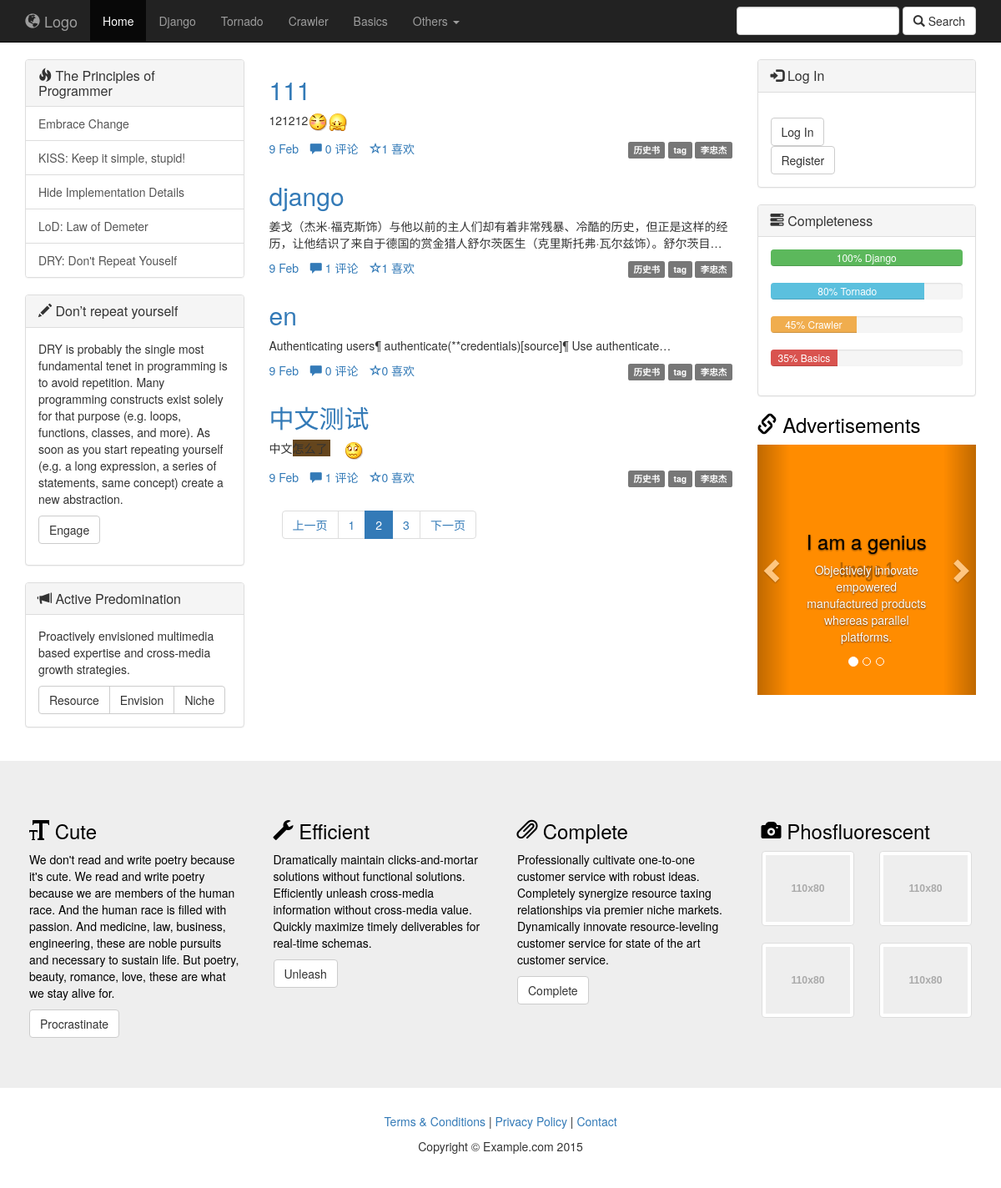
/cms/search/?page=2&&keyword=, run on the app's committed database.
### cms/models.py (models this page shows, shortened)
class Article(models.Model):
	column = models.ForeignKey('Column', blank=True, null=True, verbose_name='belong to')
	title = models.CharField(max_length=200)
	author = models.ForeignKey('Author')
	user = models.ManyToManyField('NewUser', blank=True)
	content = models.TextField('content')
	pub_date = models.DateTimeField(auto_now_add=True, editable=True)
	update_date = models.DateTimeField(auto_now=True, null=True)
	published = models.BooleanField('notdraft', default=True)
	poll_num = models.IntegerField(default=0)
	comment_num = models.IntegerField(default=0)
	keep_num = models.IntegerField(default=0)
	class Meta:
		verbose_name = 'article'
		verbose_name_plural = 'article'

class Column(models.Model):
	name = models.CharField('column_name', max_length=256)
	intro = models.TextField('introduction', default='')
	def __unicode__(self):
		return self.name
	class Meta:
		verbose_name = '分类'
		verbose_name_plural = 'columns'
		ordering = ['name']

class Author(models.Model):
	name = models.CharField(max_length=256)
	profile = models.CharField('profile', default='', max_length=256)
	password = models.CharField('password', max_length=256)
	register_date = models.DateTimeField(auto_now_add=True, editable=True)
	def __unicode__(self):
		return self.name

### cms/views.py (the view)
def search_article(request):
	keyword = request.GET.get('keyword', '')
	if keyword:
		article_list = models.Article.objects.get_queryset().order_by('-pub_date').filter(
			Q(title__contains=keyword) |
			Q(content__contains=keyword)
		)
	else:
		article_list = models.Article.objects.get_queryset().order_by('-pub_date')
	paginator = Paginator(article_list, 4)
	try:
		page = int(request.GET.get('page', 1))
		article_list = paginator.page(page)
	except (EmptyPage, InvalidPage, PageNotAnInteger):
		article_list = paginator.page(1)
	return render(request, 'search_result.html', {'contacts': article_list,'keyword':keyword})

### templates/search_result.html
{% extends 'base.html' %}
{% block center %}
		<div class="col-sm-6">
			{% for article in contacts %}
			<div class="row">
				<article class="col-xs-12">
					<h2><a id="article_title", href="/cms/{{ article.id }}">{{ article.title }}</a></h2>
					<p>{{ article.content|truncatechars_html:80 | safe }}</p>
					<p class="pull-right"><span class="label label-default">{{ article.column }}</span> <span class="label label-default">tag</span> <span class="label label-default">{{ article.author }}</span></p>
					<ul class="list-inline">
						<li><a href="#">{{ article.pub_date | date:"j M" }}</a></li>
						<li><a href="#"><span class="glyphicon glyphicon-comment"></span> {{ article.comment_num }} 评论</a></li>
						<li><a href="#"><span class="glyphicon glyphicon-star-empty"></span>{{ article.keep_num }} 喜欢</a></li>
					</ul>
				</article>
			</div>
			{% endfor %}
        <div class="col-sm-12">
            <div  id="pagination1">
                <ul class="pagination">
                    {% if contacts.has_previous %}
                    <li class="previous"><a href="?page={{ contacts.previous_page_number }}&&keyword={{ keyword }}">{{ previous_link_decorator|safe }}上一页</a>
                    </li>
                    {% else %}
                        <li class="previous-off"><a href="#">{{ previous_link_decorator|safe }}上一页</a>
                        </li>
                    {% endif %}
                    {% for page in contacts.paginator.page_range %}
                        {% if page %}
                            {%  ifequal page contacts.number %}
                                <li class="active"><span >{{ page }}</span></li>
                            {% else %}
                                <li><a href="?page={{ page }}&&keyword={{ keyword }}" class="page">{{ page }}</a>
                                </li>
                            {% endifequal %}
                        {% endif %}
                    {% endfor %}
                    {% if contacts.has_next %}
                        <li class="next"><a href="?page={{ contacts.next_page_number }}&&keyword={{ keyword }}"><span>下一页</span></a>
                        </li>
                    {% else %}
                        <li class="next-off"><a href="#"><span>下一页</span></a>
                        </li>
                    {% endif %}
                </ul>
            </div>
		</div>
		</div>
{% endblock %}

### cms/static/css/custom.css (style rules this page uses)
h1, h2, h3, h4, h5, h6 { color: black; }

### data on the page
Article: title "111", content "121212", content (picture), column "历史书", author "李忠杰", pub_date "9 Feb", comment_num "0", keep_num "1"
Article: title "django", content "姜戈（杰米·福克斯饰）与他以前的主人们却有着非常残暴、冷酷的历史，但正是这样的经历，让他结识了来自于德国的赏金猎人舒尔茨医生（克里斯托弗·瓦尔兹饰）。舒尔茨目…", column "历史书", author "李忠杰", pub_date "9 Feb", comment_num "1", keep_num "1"
Article: title "en", content "Authenticating users¶ authenticate(**credentials)[source]¶ Use authenticate…", column "历史书", author "李忠杰", pub_date "9 Feb", comment_num "0", keep_num "0"
Article: title "中文测试", content "中文 怎么了", content (picture), column "历史书", author "李忠杰", pub_date "9 Feb", comment_num "1", keep_num "0"

### other printed values
{{ page }} "1" "3"
{{ page }} "2"
